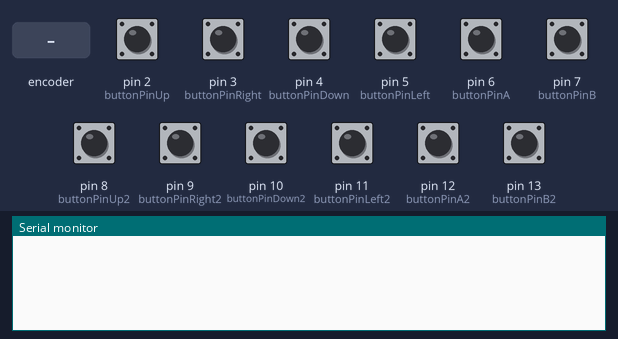
A sketch run on a simulated Arduino Uno, built with avr-gcc and run on an emulated ATmega328P. On the bench: the last lines printed to the serial monitor. The test bench sets the inputs (shaded band); at power-on: pin 2 (buttonPinUp), pin 3 (buttonPinRight), pin 4 (buttonPinDown), pin 5 (buttonPinLeft), pin 6 (buttonPinA), pin 7 (buttonPinB), pin 8 (buttonPinUp2), pin 9 (buttonPinRight2), pin 10 (buttonPinDown2), pin 11 (buttonPinLeft2), pin 12 (buttonPinA2), pin 13 (buttonPinB2) LOW.

Above: at 1.2 s.
1.3 s: rotary encoder on pin 6 (buttonPinA) / pin 7 (buttonPinB) turned 1 step (first pin leading)
At 2.6 s:
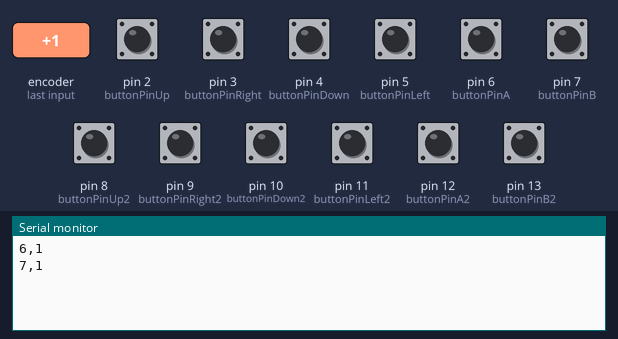
3.0 s: pin 2 (buttonPinUp) pulled HIGH for 0.15 s
At 4.2 s:
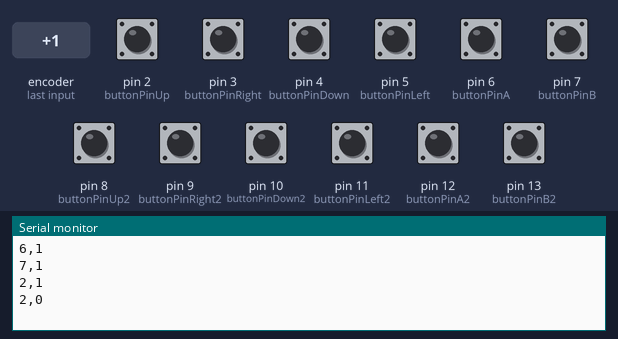
4.6 s: pin 3 (buttonPinRight) pulled HIGH for 0.15 s
At 5.9 s:
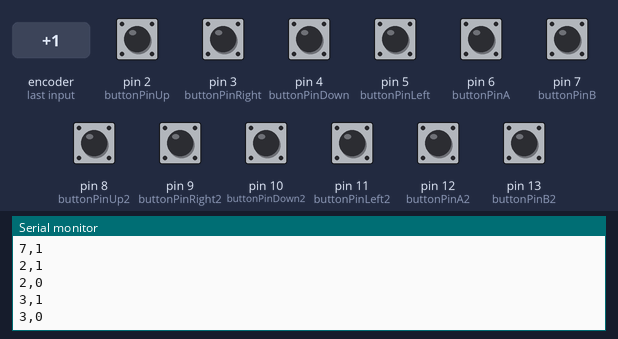
6.2 s: pin 4 (buttonPinDown) pulled HIGH for 0.15 s
At 7.5 s:
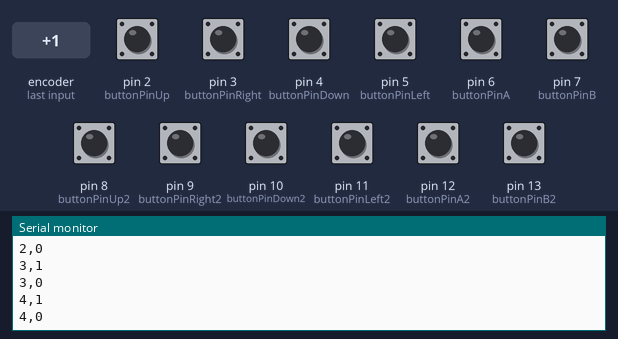
7.8 s: pin 5 (buttonPinLeft) pulled HIGH for 0.15 s
At 8.7 s:
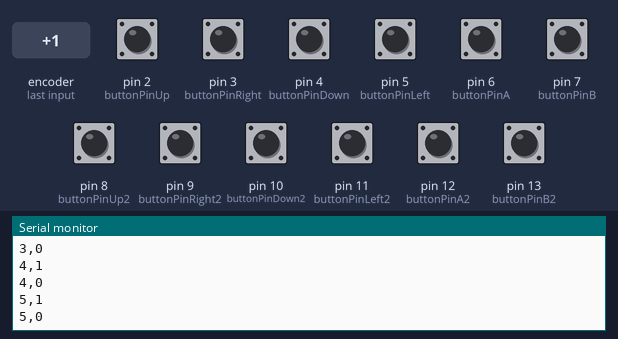
9.4 s: pin 8 (buttonPinUp2) pulled HIGH for 0.15 s
At 10.4 s:
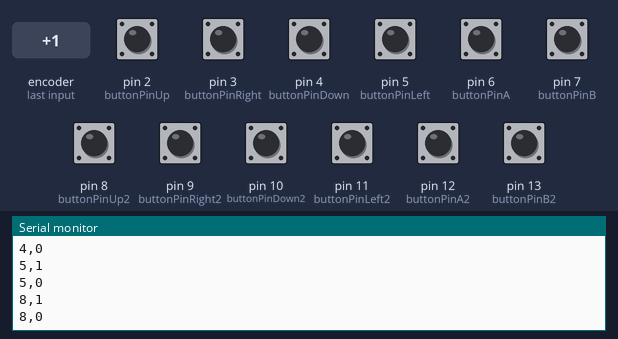
Timing chart, 0 to 12.0 s (numbered marks = the images above; inputs shaded):
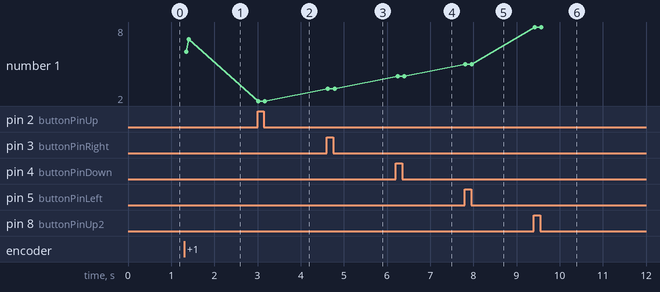

The sketch:

adruinoNewNew.ino
```cpp
// Create a controller

// SEND TO SERIAL
// SEND PRESS AND RELEASE NUMBERS

// Declaring pin states, Change to whatever connections are used
const int buttonPinUp = 2;
const int buttonPinRight = 3;
const int buttonPinDown = 4;
const int buttonPinLeft = 5;
const int buttonPinA = 6; //
const int buttonPinB = 7; //

const int buttonPinUp2 = 8;
const int buttonPinRight2 = 9;
const int buttonPinDown2 = 10;
const int buttonPinLeft2 = 11;
const int buttonPinA2 = 12; //
const int buttonPinB2 = 13; //

int stateB = 0, stateA = 0, stateUp = 0, stateDown = 0, stateRight = 0, stateLeft = 0;
int stateB2 = 0, stateA2 = 0, stateUp2 = 0, stateDown2 = 0, stateRight2 = 0, stateLeft2 = 0;

int lastStateB = 0, lastStateA = 0, lastStateUp = 0, lastStateDown = 0, lastStateRight = 0, lastStateLeft = 0;
int lastStateB2 = 0, lastStateA2 = 0, lastStateUp2 = 0, lastStateDown2 = 0, lastStateRight2 = 0, lastStateLeft2 = 0;

int time = 0;

void action(int buttonPin, int onOff) {
  Serial.println(String(buttonPin) + "," + String(onOff));
  Serial.flush();
}
int checkState(int state, int buttonPin, int lastState) {
  state = digitalRead(buttonPin);
  //Serial.println("Data: " + String(state) +" " + String(lastState) + " " +String(buttonPin));

  if(lastState!=state){
    if (state == HIGH) {
      action(buttonPin, 1);
    }
    else{
      action(buttonPin, 0);
    }
    delay(50);
  }
  return state;


}
void setup() {
  // Setting everything as input.
  Serial.begin(9600);
  pinMode(buttonPinUp, INPUT);
  pinMode(buttonPinDown, INPUT);
  pinMode(buttonPinLeft, INPUT);
  pinMode(buttonPinRight, INPUT);
  pinMode(buttonPinA, INPUT);
  pinMode(buttonPinB, INPUT);

  pinMode(buttonPinUp2, INPUT);
  pinMode(buttonPinDown2, INPUT);
  pinMode(buttonPinLeft2, INPUT);
  pinMode(buttonPinRight2, INPUT);
  pinMode(buttonPinA2, INPUT);
  pinMode(buttonPinB2, INPUT);
}


// Loops for each of the buttons
void loop() {
  // Sends the state to a function,  Makes it more readable

  delay(50);
  time += 1;


  Serial.flush();

  lastStateA = checkState(stateA, buttonPinA, lastStateA);
  lastStateB = checkState(stateB, buttonPinB, lastStateB);
  lastStateUp = checkState(stateUp, buttonPinUp, lastStateUp);
  lastStateDown = checkState(stateDown, buttonPinDown, lastStateDown);
  lastStateLeft = checkState(stateLeft, buttonPinLeft, lastStateLeft);
  lastStateRight = checkState(stateRight, buttonPinRight, lastStateRight);


  lastStateA2 = checkState(stateA2, buttonPinA2, lastStateA2);
  lastStateB2 = checkState(stateB2, buttonPinB2, lastStateB2);
  lastStateUp2 = checkState(stateUp2, buttonPinUp2, lastStateUp2);
  lastStateDown2 = checkState(stateDown2, buttonPinDown2, lastStateDown2);
  lastStateLeft2 = checkState(stateLeft2, buttonPinLeft2, lastStateLeft2);
  lastStateRight2 = checkState(stateRight2, buttonPinRight2, lastStateRight2);
}
```

Measured:
- after the input at 1.3 s, the serial monitor: prints a new line after 0.05 s (image 1)
- after the input at 3.0 s, the serial monitor: prints a new line at once (image 2)
- after the input at 4.6 s, the serial monitor: prints a new line at once (image 3)
- after the input at 6.2 s, the serial monitor: prints a new line at once (image 4)
- after the input at 7.8 s, the serial monitor: prints a new line at once (image 5)
- after the input at 9.4 s, the serial monitor: prints a new line at once (image 6)
- plotted number 1: 7 → 2 after the input at 3.0 s, 2 → 3 after the input at 4.6 s, 3 → 4 after the input at 6.2 s, 4 → 5 after the input at 7.8 s, 5 → 8 after the input at 9.4 s
